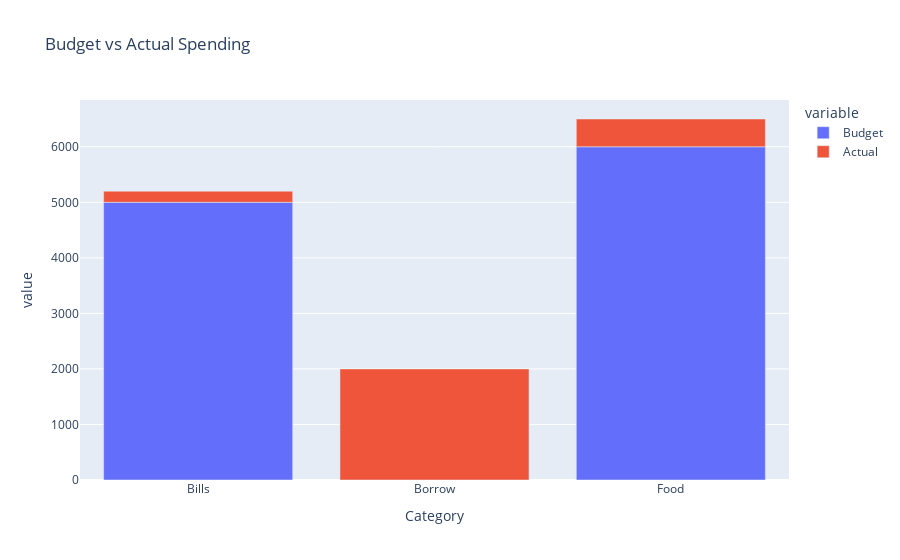

Write notebook code for a chart like this one.
### Code cell
#Monthly Budget vs Actual Spending Visualization
def plot_budget_vs_actual():
    actual_spending = expenses_df.groupby('Category')['Amount'].sum().reset_index()

    comparison = pd.DataFrame(columns=['Category', 'Budget', 'Actual'])
    comparison['Category'] = actual_spending['Category']
    comparison['Budget'] = comparison['Category'].apply(lambda x: category_budget.get(x, 0))
    comparison['Actual'] = actual_spending['Amount']

    fig = px.bar(comparison, x='Category', y=['Budget', 'Actual'], title='Budget vs Actual Spending')
    fig.show()


plot_budget_vs_actual()

### Figure 1 — Plotly figure (JSON) as saved in the notebook; plotly's stock layout.template omitted (floating-point values rounded to 4 significant figures)
{"data": [{"alignmentgroup": "True", "hovertemplate": "variable=Budget<br>Category=%{x}<br>value=%{y}<extra></extra>", "legendgroup": "Budget", "marker": {"color": "#636efa", "pattern": {"shape": ""}}, "name": "Budget", "offsetgroup": "Budget", "orientation": "v", "showlegend": true, "textposition": "auto", "type": "bar", "x": ["Bills", "Borrow", "Food"], "xaxis": "x", "y": [5000, 0, 6000], "yaxis": "y"}, {"alignmentgroup": "True", "hovertemplate": "variable=Actual<br>Category=%{x}<br>value=%{y}<extra></extra>", "legendgroup": "Actual", "marker": {"color": "#EF553B", "pattern": {"shape": ""}}, "name": "Actual", "offsetgroup": "Actual", "orientation": "v", "showlegend": true, "textposition": "auto", "type": "bar", "x": ["Bills", "Borrow", "Food"], "xaxis": "x", "y": [200, 2000, 500], "yaxis": "y"}], "layout": {"autosize": true, "barmode": "relative", "legend": {"title": {"text": "variable"}, "tracegroupgap": 0}, "title": {"text": "Budget vs Actual Spending"}, "xaxis": {"anchor": "y", "autorange": true, "domain": [0, 1], "range": [-0.5, 2.5], "title": {"text": "Category"}, "type": "category"}, "yaxis": {"anchor": "x", "autorange": true, "domain": [0, 1], "range": [0, 6842.0], "title": {"text": "value"}, "type": "linear"}}}
